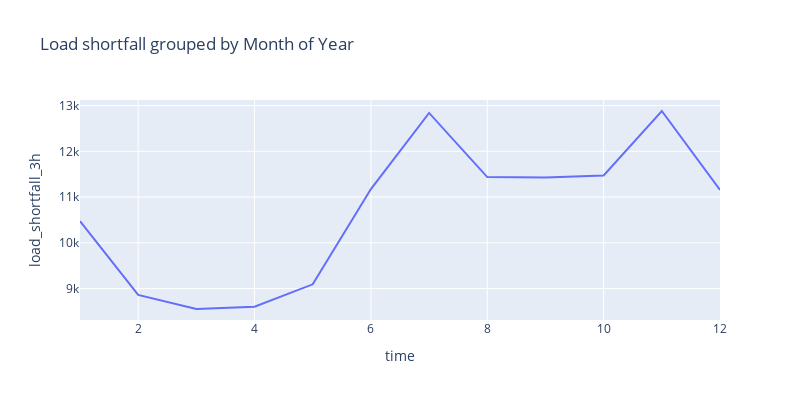

Write notebook code for a chart like this one.
### Code cell
px.line(train_data.groupby([train_data['time'].astype('datetime64').dt.month])['load_shortfall_3h'].mean(),
        title = 'Load shortfall grouped by Month of Year',
        y='load_shortfall_3h', width =800, height=400)

### Figure 1 — Plotly figure (JSON) as saved in the notebook; plotly's stock layout.template omitted (floating-point values rounded to 4 significant figures)
{"data": [{"hovertemplate": "time=%{x}<br>load_shortfall_3h=%{y}<extra></extra>", "legendgroup": "", "line": {"color": "#636efa", "dash": "solid"}, "marker": {"symbol": "circle"}, "mode": "lines", "name": "", "orientation": "v", "showlegend": false, "type": "scatter", "x": [1, 2, 3, 4, 5, 6, 7, 8, 9, 10, 11, 12], "xaxis": "x", "y": [10470.0, 8863.0, 8554.0, 8603.0, 9094.0, 11180.0, 12840.0, 11440.0, 11430.0, 11470.0, 12880.0, 11160.0], "yaxis": "y"}], "layout": {"height": 400, "legend": {"tracegroupgap": 0}, "title": {"text": "Load shortfall grouped by Month of Year"}, "width": 800, "xaxis": {"anchor": "y", "domain": [0, 1], "title": {"text": "time"}}, "yaxis": {"anchor": "x", "domain": [0, 1], "title": {"text": "load_shortfall_3h"}}}}
